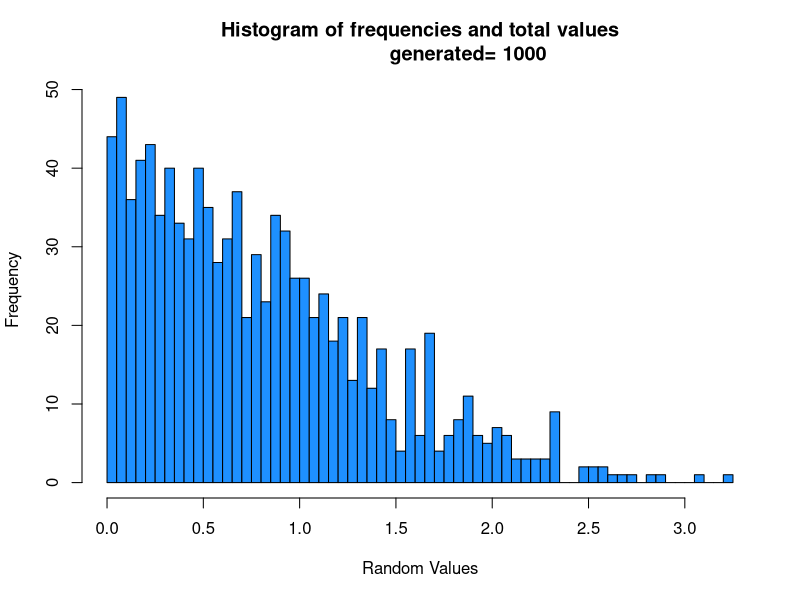

Source code (R):
func_rand <- function(val, m){
	return(val/m);
}

func_val <- function(val, a, b, m){
	next_val <- ((a * val) + b) %% m;
	return(next_val);
}

func_f <- function(val){
	ans = exp(-0.5*((abs(val)-1)**2));
	return(ans);
}

func <- function(initial, a, b, m, end, initial_2){
	count<-0;
	total<-0;
	arr<-array(end+2);
	
	val <- func_val(initial, a, b, m);
	random <- func_rand(val, m);
	val_2 <- func_val(initial_2, a, b, m);
	random_2 <- func_rand(val_2, m);

	while(count<=end){
		y = -log(1-random);
		
		if(random_2<=func_f(y)){
			count = count+1;
			arr[count] = y;
		}
		
		val <- func_val(val, a, b, m);
		random <- func_rand(val, m);

		val_2 <- func_val(val_2, a, b, m);
		random_2 <- func_rand(val_2, m);
		total=total+1;
	}

	max<-0;
	min<-1;
	sum<-0;
	for(i in 1:end){
		cat(sprintf("arr[%g]\t%g\n", i, arr[i]));
		
		if(arr[i]>max){
			max = arr[i];
		}

		if(arr[i]<min){
			min = arr[i];
		}
		sum = sum + arr[i];
	}
	mean = sum/end;
	cat(sprintf("min = %g\nmax = %g\nmean = %g\nVariance = %g\nPractical Acceptance Probability = %g\n", min, max, mean, var(arr), 1000/total));
	theory_probab = 1/sqrt(2*exp(1)/pi);
	cat(sprintf("Theoritical Acceptance Probability = %g\n", theory_probab));

	hist(arr, 100,freq = TRUE, include.lowest = TRUE, right = TRUE, density = NULL,
		angle = 45, col = '#1E90FF', border = NULL,
		main = paste("Histogram of frequencies and total values
		generated=",end), xlab = "Random Values" ,
		axes = TRUE, plot = TRUE, labels = FALSE);

	dev.copy(jpeg,'img.jpg');
	dev.off();	
}	

init_value <- 113;
init_value_2 <- 1031;
bound <- 1000;

func(init_value, 16807, 0, 2**31-1, bound, init_value_2);

